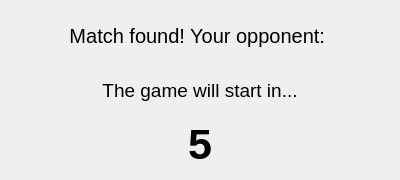
<?xml version="1.0" encoding="UTF-8"?>
<ui version="4.0">
 <class>MatchFoundDialog</class>
 <widget class="QDialog" name="MatchFoundDialog">
  <property name="geometry">
   <rect>
    <x>0</x>
    <y>0</y>
    <width>400</width>
    <height>180</height>
   </rect>
  </property>
  <property name="windowTitle">
   <string>Match Found</string>
  </property>
  <property name="modal">
   <bool>true</bool>
  </property>
  <layout class="QVBoxLayout" name="verticalLayout">
   <item>
    <widget class="QLabel" name="opponent_label">
     <property name="font">
      <font>
       <family>Arial</family>
       <pointsize>15</pointsize>
      </font>
     </property>
     <property name="text">
      <string>Match found! Your opponent: </string>
     </property>
     <property name="alignment">
      <set>Qt::AlignCenter</set>
     </property>
    </widget>
   </item>
   <item>
    <widget class="QLabel" name="label_2">
     <property name="font">
      <font>
       <family>Arial</family>
       <pointsize>14</pointsize>
      </font>
     </property>
     <property name="text">
      <string>The game will start in...</string>
     </property>
     <property name="alignment">
      <set>Qt::AlignCenter</set>
     </property>
    </widget>
   </item>
   <item>
    <widget class="QLabel" name="countdown_label">
     <property name="font">
      <font>
       <family>Arial</family>
       <pointsize>32</pointsize>
       <weight>75</weight>
       <bold>true</bold>
      </font>
     </property>
     <property name="text">
      <string>5</string>
     </property>
     <property name="alignment">
      <set>Qt::AlignCenter</set>
     </property>
    </widget>
   </item>
  </layout>
 </widget>
 <resources/>
 <connections/>
</ui> 
